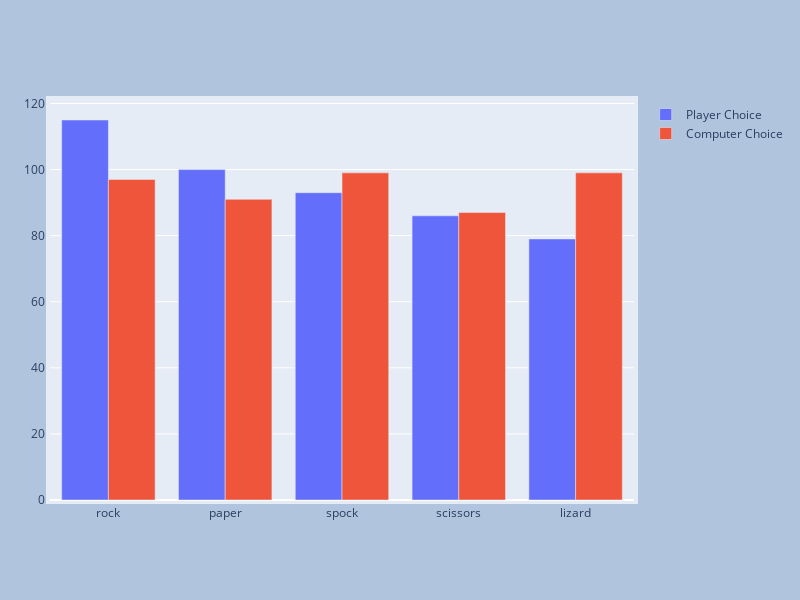

Write notebook code for a chart like this one.
### Code cell
# Calculate counts
player_choice_counts = rpsls_game_df['Player Choice'].value_counts()
computer_choice_counts = rpsls_game_df['Computer Choice'].value_counts()

# Create plotly bar chart
fig = go.Figure()

# Add player choice counts
fig.add_trace(go.Bar(
    x=player_choice_counts.index,
    y=player_choice_counts.values,
    name='Player Choice'
))

# Add computer choice counts
fig.add_trace(go.Bar(
    x=computer_choice_counts.index,
    y=computer_choice_counts.values,
    name='Computer Choice'
))

fig.update_layout(
    autosize=False,
    width=800,
    height=600,
    margin=dict(l=50, r=50, b=100, t=100, pad=4),
    paper_bgcolor="LightSteelBlue",
    barmode='group'  # Display bars side by side
)

fig.show()

### Figure 1 — Plotly figure (JSON) as saved in the notebook; plotly's stock layout.template omitted (floating-point values rounded to 4 significant figures)
{"data": [{"name": "Player Choice", "type": "bar", "x": ["rock", "paper", "spock", "scissors", "lizard"], "y": [115, 100, 93, 86, 79]}, {"name": "Computer Choice", "type": "bar", "x": ["lizard", "spock", "rock", "paper", "scissors"], "y": [99, 99, 97, 91, 87]}], "layout": {"autosize": false, "barmode": "group", "height": 600, "margin": {"b": 100, "l": 50, "pad": 4, "r": 50, "t": 100}, "paper_bgcolor": "LightSteelBlue", "width": 800}}
